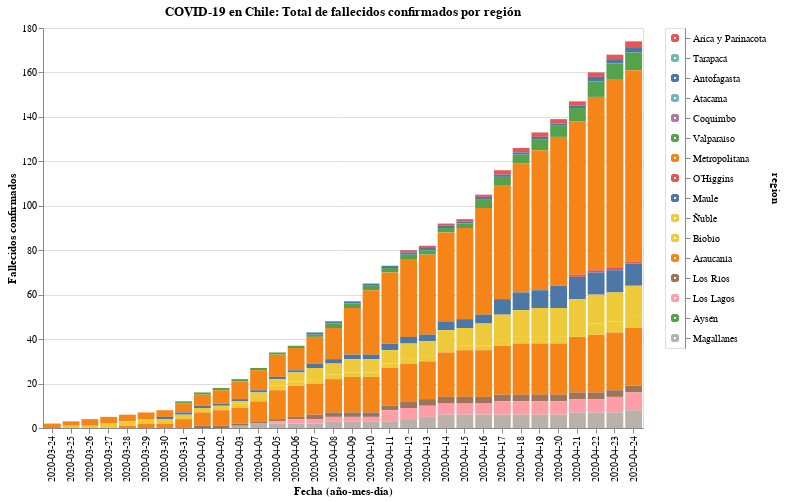

Notebook source saved alongside this figure:
### Code cell
#hide_input

input_dropdown = alt.binding_select(options=new_data['region'].unique())
selection1 = alt.selection_single(fields=['region'], bind=input_dropdown, name=' ')
selection2 = alt.selection_multi(fields=['region'], on='mouseover')

color = alt.condition(selection1 | selection2,
                    alt.Color('region:N', legend=None),
                    alt.value('lightgray'))

bars = alt.Chart(new_data).mark_bar().encode(
    x=alt.X('date:O', axis=alt.Axis(title='Fecha (año-mes-día)')),
    y=alt.Y('fallecidos', axis=alt.Axis(title='Fallecidos confirmados')),
    color=color,
    tooltip=['date', 'region', 'fallecidos'],
    order=alt.Order(
    # Sort the segments of the bars by this field
    'codigo region',
    sort='descending'
    )
    ).properties(
    title='COVID-19 en Chile: Total de fallecidos confirmados por región'
).add_selection(
    selection1, selection2
).transform_filter(
    selection1
)

legend = alt.Chart(new_data).mark_point().encode(
    y=alt.Y('region:N', axis=alt.Axis(orient='right'), sort=regiones),
    color=color
).add_selection(
    selection1, selection2
)

bars.properties(width=600, height=400) | legend

### Figure 1 — Vega-Lite specification as saved in the notebook (floating-point values rounded to 4 significant figures; data arrays with more than 128 entries replaced by an {"elided": "..."} marker saying what was removed)
{"config": {"view": {"continuousWidth": 400, "continuousHeight": 300}}, "hconcat": [{"mark": "bar", "encoding": {"color": {"condition": {"type": "nominal", "field": "region", "legend": null, "selection": {"or": [" ", "selector008"]}}, "value": "lightgray"}, "order": {"type": "quantitative", "field": "codigo region", "sort": "descending"}, "tooltip": [{"type": "nominal", "field": "date"}, {"type": "nominal", "field": "region"}, {"type": "quantitative", "field": "fallecidos"}], "x": {"type": "ordinal", "axis": {"title": "Fecha (año-mes-día)"}, "field": "date"}, "y": {"type": "quantitative", "axis": {"title": "Fallecidos confirmados"}, "field": "fallecidos"}}, "height": 400, "selection": {" ": {"type": "single", "fields": ["region"], "bind": {"input": "select", "options": ["Arica y Parinacota", "Tarapacá", "Antofagasta", "Atacama", "Coquimbo", "Valparaíso", "Metropolitana", "O’Higgins", "Maule", "Ñuble", "Biobío", "Araucanía", "Los Ríos", "Los Lagos", "Aysén", "Magallanes"]}}, "selector008": {"type": "multi", "fields": ["region"], "on": "mouseover"}}, "title": "COVID-19 en Chile: Total de fallecidos confirmados por región", "transform": [{"filter": {"selection": " "}}], "width": 600}, {"mark": "point", "encoding": {"color": {"condition": {"type": "nominal", "field": "region", "legend": null, "selection": {"or": [" ", "selector008"]}}, "value": "lightgray"}, "y": {"type": "nominal", "axis": {"orient": "right"}, "field": "region", "sort": ["Arica y Parinacota", "Tarapacá", "Antofagasta", "Atacama", "Coquimbo", "Valparaíso", "Metropolitana", "O’Higgins", "Maule", "Ñuble", "Biobío", "Araucanía", "Los Ríos", "Los Lagos", "Aysén", "Magallanes"]}}, "selection": {" ": {"type": "single", "fields": ["region"], "bind": {"input": "select", "options": ["Arica y Parinacota", "Tarapacá", "Antofagasta", "Atacama", "Coquimbo", "Valparaíso", "Metropolitana", "O’Higgins", "Maule", "Ñuble", "Biobío", "Araucanía", "Los Ríos", "Los Lagos", "Aysén", "Magallanes"]}}, "selector008": {"type": "multi", "fields": ["region"], "on": "mouseover"}}}], "data": {"name": "data-55e1227071c55c8408938cb79b631841"}, "$schema": "https://vega.github.io/schema/vega-lite/v4.8.1.json", "datasets": {"data-55e1227071c55c8408938cb79b631841": {"elided": "512 records"}}}
